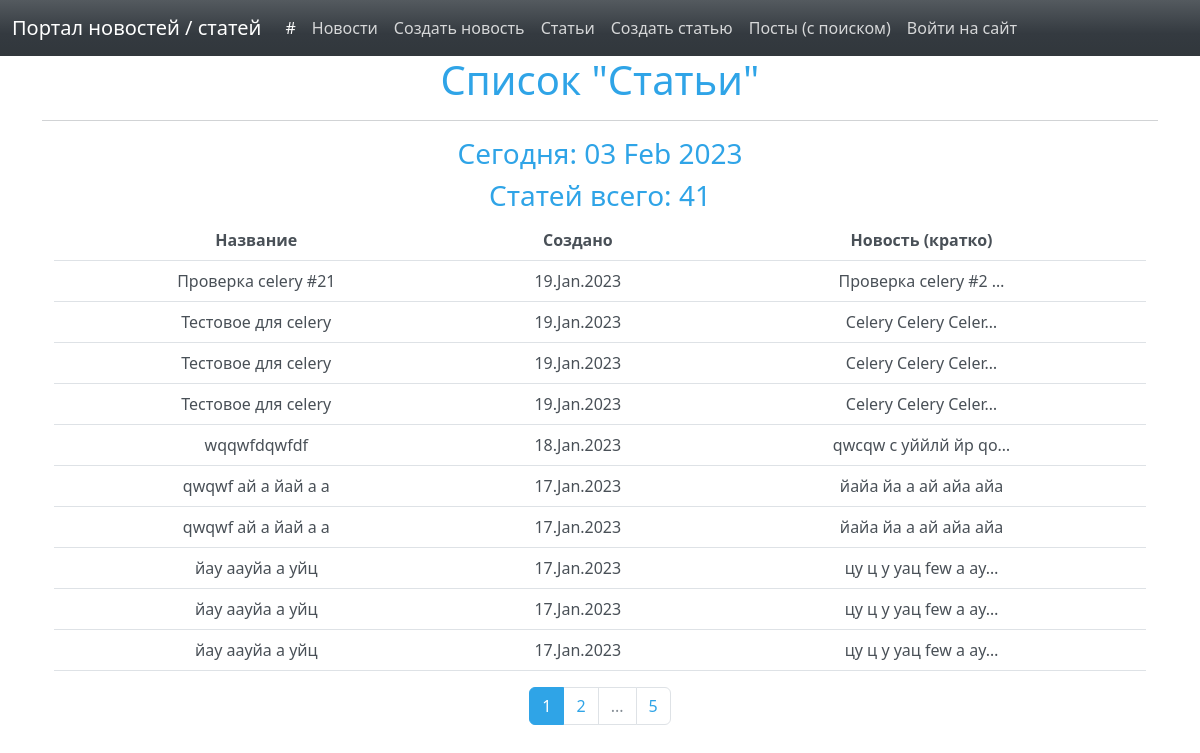
The app's page /articles/ with its own data.
### news/models.py (models this page shows, shortened)
class Post(models.Model):
    TYPES = [
        ('A', 'Article'),
        ('N', 'News')
    ]
    author = models.ForeignKey(Author, on_delete=models.CASCADE)
    post_type = models.CharField(max_length=1, choices=TYPES, default='A')
    creation = models.DateTimeField(auto_now_add=True)
    category = models.ManyToManyField(Category, through='PostCategory')
    title = models.CharField(max_length=200)
    text = models.TextField()
    rating = models.IntegerField(default=0)

### news/views.py (the view)
# urls.py: path('articles/', cache_page(60*5)(PostList.as_view()), name='arts_list'),
class PostList(ListView):
    model = Post
    ordering = '-creation'
    template_name = 'post_list.html'
    context_object_name = 'post_list'
    paginate_by = 10
    def get_context_data(self, **kwargs):
        context = super().get_context_data(**kwargs)
        if 'news' in self.request.path.split('/'):
            context['post_count'] = Post.objects.filter(post_type='N').count
            context['obj_type1'] = 'Новости'
            context['obj_type2'] = 'Новостей'
        else:
            context['post_count'] = Post.objects.filter(post_type='A').count
            context['obj_type1'] = 'Статьи'
            context['obj_type2'] = 'Статей'
        if self.request.user.is_authenticated:
            context['user_name'] = self.request.user
        return context
    def get_queryset(self):
        if 'news' in self.request.path.split('/'):
            queryset = Post.objects.order_by('-creation').filter(post_type='N')
        else:
            queryset = Post.objects.order_by('-creation').filter(post_type='A')
        self.filterset = NewsFilter(self.request.GET, queryset)
        return self.filterset.qs

### news/templatetags/custom_filters.py (called while the page is built)
@register.filter()
def censor(value):
   def isbad(word: str):
      return True if word in BAD_WORDS else False
   def replace(word: str):
      str_ = word[0]
      for i in range(1, len(word)):
         if word[i] not in string.punctuation:
            str_ += '*'
         else:
            str_ += word[i]
      return str_
   list = value.split()
   for n, word in enumerate(list):
      word2check = ""
      word = word.strip().lower()
      for i in range(len(word)):
         if word[i] not in string.punctuation:
            word2check += word[i]
      if isbad(word2check):
         list[n] = replace(list[n])
   return f'{" ".join(list)}'

### news/templatetags/custom_tags.py (called while the page is built)
@register.simple_tag()
def current_time(format_string='%d %b %Y'):
    return datetime.utcnow().strftime(format_string)

@register.simple_tag(takes_context=True)
def url_replace(context, **kwargs):
    d = context['request'].GET.copy()
    for k, v in kwargs.items():
        d[k] = v
    return d.urlencode()

### templates/post_list.html (shortened to what this page needs)
{% extends 'flatpages/default.html' %}
{% load custom_filters %}
{% load custom_tags %}
{% block content %}
<h1>Список "{{ obj_type1 }}"</h1>
   <hr>
   <h3>Сегодня: {% current_time %} </h3>
   <h3> {{ obj_type2 }} всего: {{ post_count }} </h3>
   {% if post_list %}
    <div class="container">
        <table class="table table-hover">
          <thead>
            <tr>
              <th scope="col">Название</th>
              <th scope="col">Создано</th>
              <th scope="col">Новость (кратко)</th>
            </tr>
          </thead>
  <tbody>
           {% for one in post_list %}
            <tr class="light">
               <td>{{ one.title|censor }}</td>
               <td>{{ one.creation|date:'d.M.Y' }}</td>
               <td>{{ one.text|truncatechars:20|censor }}</td>
           </tr>
           {% endfor %}
         </tbody>
       </table>
    </div>
   {% else %}
       <h2>{{ obj_type2 }} пока нет.</h2>
   {% endif %}
  <ul class="pagination">
    {% if page_obj.paginator.num_pages > 1 %}
      <li class="page-item">
        <a class="page-link active"> {{ page_obj.number }} </a>
      </li>
    {% endif %}
   {% if page_obj.has_next %}
             <li class="page-item">
       <a class="page-link" href="?{% url_replace page=page_obj.next_page_number %}">{{ page_obj.next_page_number }}</a>
                 </li>
       {% if paginator.num_pages != page_obj.next_page_number %}
      <li class="page-item">
           <a class="page-link disabled"> ... </a>
      </li>
      <li class="page-item">
           <a class="page-link" href="?{% url_replace page=page_obj.paginator.num_pages %}">{{ page_obj.paginator.num_pages }}</a>
          </li>
       {% endif %}
   {% endif %}
  </ul>
{% endblock content %}

### records on screen
Post: title|censor "Проверка celery #21", creation "19.Jan.2023", text|censor "Проверка celery #2 …"
Post: title|censor "Тестовое для celery", creation "19.Jan.2023", text|censor "Celery Celery Celer…"
Post: title|censor "Тестовое для celery", creation "19.Jan.2023", text|censor "Celery Celery Celer…"
Post: title|censor "Тестовое для celery", creation "19.Jan.2023", text|censor "Celery Celery Celer…"
Post: title|censor "wqqwfdqwfdf", creation "18.Jan.2023", text|censor "qwcqw с уййлй йр qo…"
Post: title|censor "qwqwf ай а йай а а", creation "17.Jan.2023", text|censor "йайа йа а ай айа айа"
Post: title|censor "qwqwf ай а йай а а", creation "17.Jan.2023", text|censor "йайа йа а ай айа айа"
Post: title|censor "йау аауйа а уйц", creation "17.Jan.2023", text|censor "цу ц у уац few а ау…"
Post: title|censor "йау аауйа а уйц", creation "17.Jan.2023", text|censor "цу ц у уац few а ау…"
Post: title|censor "йау аауйа а уйц", creation "17.Jan.2023", text|censor "цу ц у уац few а ау…"

### other values on screen
{{ obj_type1 }} "Статьи"
{{ obj_type2 }} "Статей"
{{ post_count }} "41"
{{ page_obj.number }} "1"
{{ page_obj.next_page_number }} "2"
{{ page_obj.paginator.num_pages }} "5"
